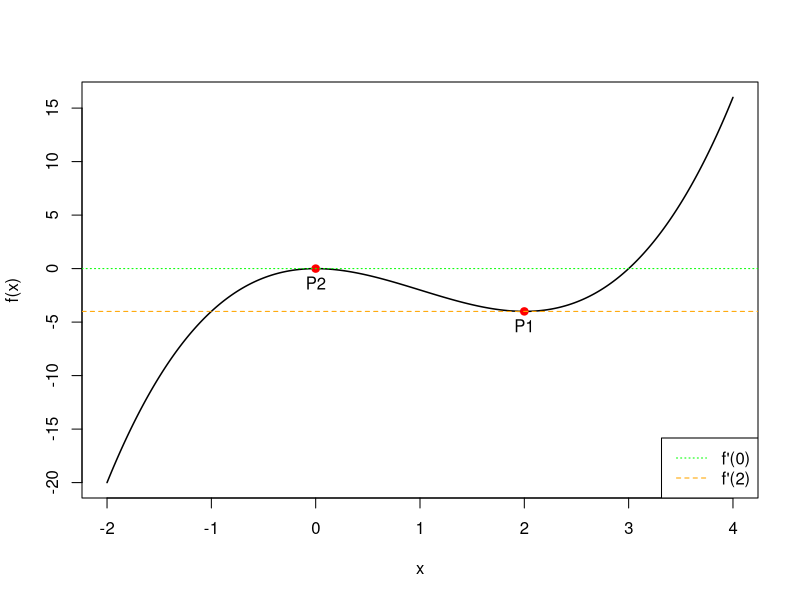
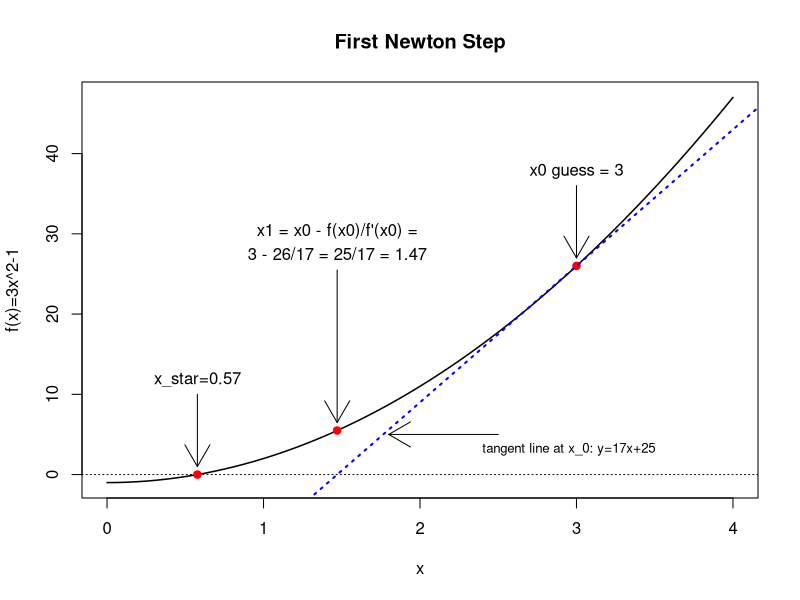
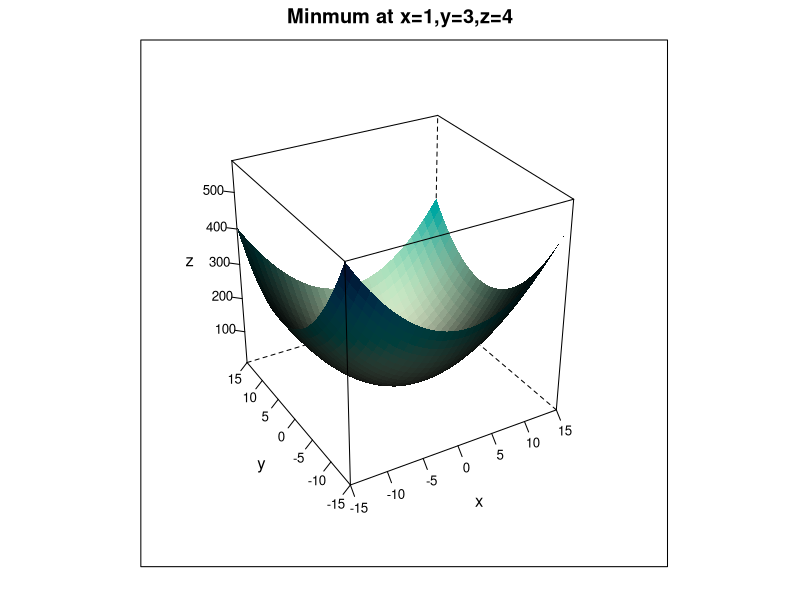
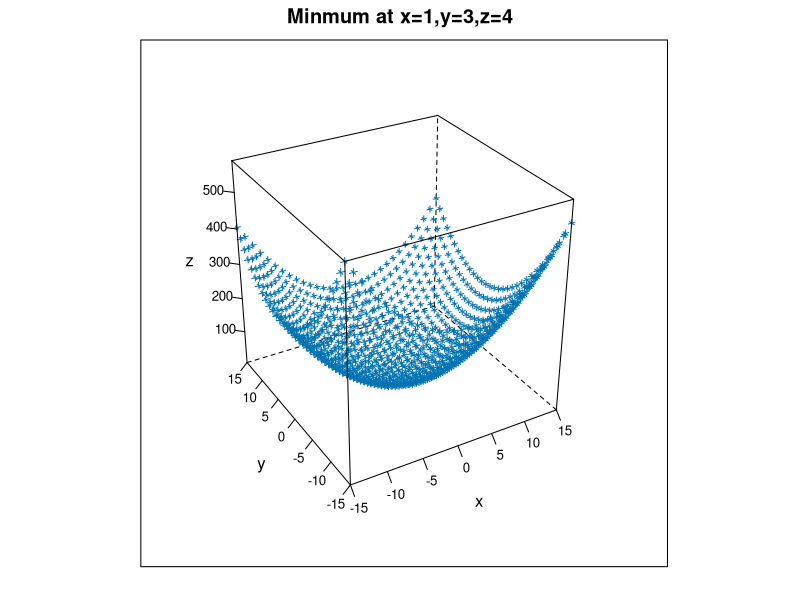
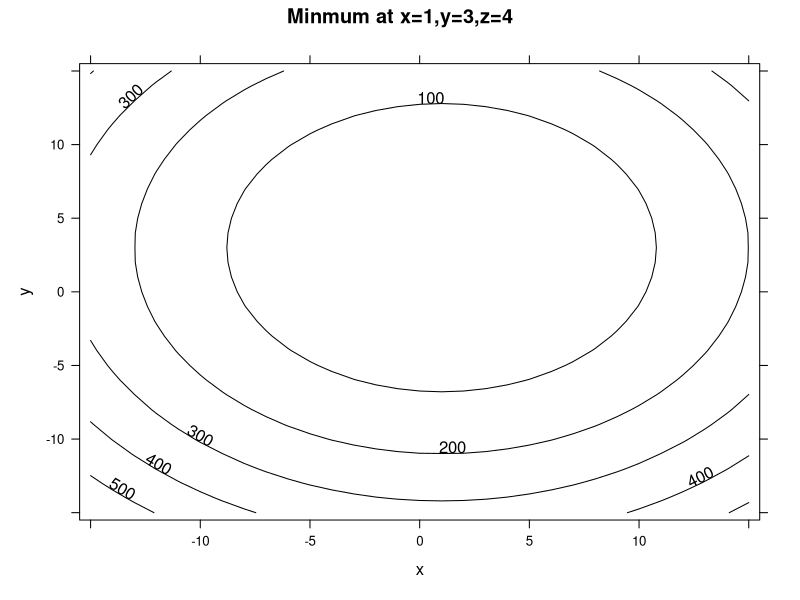
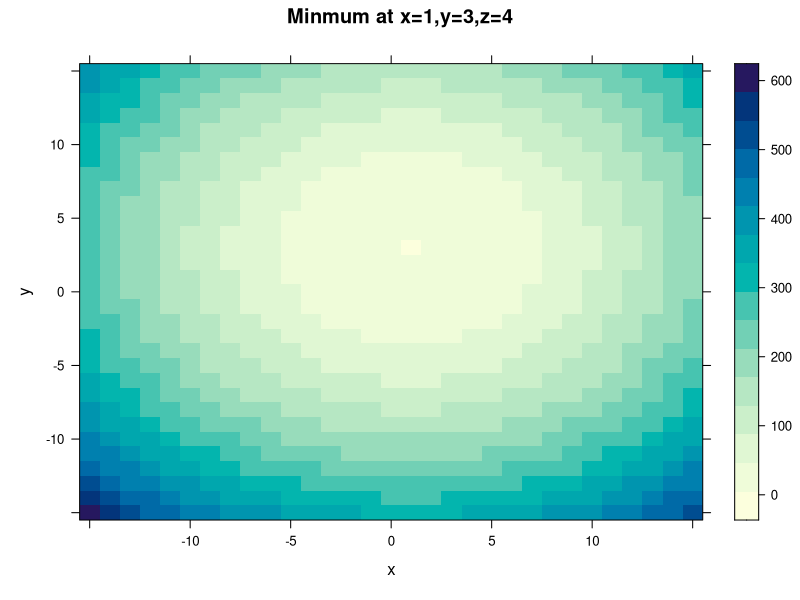
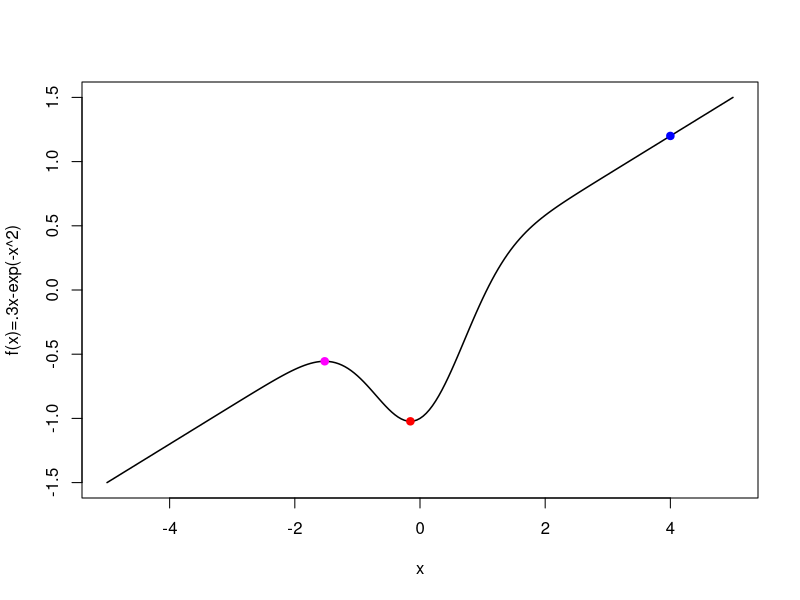
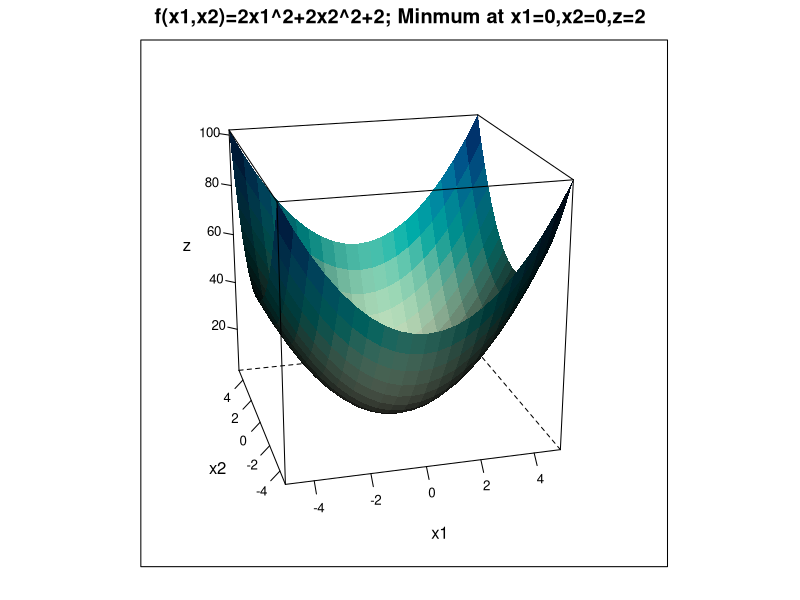

R code for these plots, in order:
### Gov 2001 Section 3 --- Numerical optimization and 3D plotting


#### Examples from Lecture Slides
### Analytical Example:
### find extrema of of f(x)=x^3-3x^2

# define function and first and second derivative
fkt    <- function(x){x^3-3*x^2}
fd.ftk <- function(x){3*x^2-6*x}
sd.ftk <- function(x){6*x-6}

# evaluate
fkt(0)
fd.ftk(0)
sd.ftk(0)

# plot function
#pdf("fig1.pdf")
ruler <- seq(-2, 4, by=.01)
plot(fkt(ruler) ~ ruler, type="l", lwd=1.5, xlab="x", ylab="f(x)")
points(0,fkt(0),col="red",pch=19)
text(0,fkt(0),labels="P2",pos=1)
points(2,fkt(2),col="red",pch=19)
text(2,fkt(2),labels="P1",pos=1)
abline(h=0,col="green",lty="dotted")
abline(h=-4,col="orange",lty="dashed")
legend("bottomright",c("f'(0)","f'(2)"),lty=c("dotted","dashed"),col=c("green","orange"))
#dev.off()


## Numerical example: Find root of f(x)=3x^2-1
## using Newton-Raphson optimization

# define function and first derivative
fkt    <- function(x){3*x^2-1}
fd.fkt <- function(x){6*x-1}

# illustration of fiurst NR step

# plot function
#pdf("fig3.pdf")
ruler <- seq(0, 4, by=.01)
plot(fkt(ruler) ~ ruler, type="l", lwd=1.5, xlab="x", ylab="f(x)=3x^2-1",main="First Newton Step")
abline(h=0,lty="dotted")
# solution point
xstar <-  0.5773503
points(xstar,fkt(xstar),col="red",pch=19)
arrows(xstar,10, xstar, 1, length = 0.25)
text(xstar,10,labels="x_star=0.57",pos=3)
# starting guess
x0 = 3
points(x0,fkt(x0),col="red",pch=19)
arrows(x0,fkt(x0)+10, x0, fkt(x0)+1, length = 0.25)
text(x0,fkt(x0)+10,labels="x0 guess = 3",pos=3)
abline(coef=c(-25,17),lty="dotted",col="blue",lwd=2)
arrows(2.5, 5,1.8,5, length = 0.25)
text(2.95,5,labels="tangent line at x_0: y=17x+25",pos=1,cex=.8)
# first approximation of the root
x1 = x0 - fkt(x0)/fd.fkt(x0)
points(x1,fkt(x1),col="red",pch=19)
arrows(x1,fkt(x1)+20, x1, fkt(x1)+1, length = 0.25)
text(x1,fkt(x1)+23,labels="x1 = x0 - f(x0)/f'(x0) =",pos=3)
text(x1,fkt(x1)+20,labels="3 - 26/17 = 25/17 = 1.47",pos=3)
#dev.off()

# Now as a function
newt.raph<- function(f, f.x, start.val, iter.max = 15, tol){
x.out<-c()
x.out[1]<- start.val                                 # enter starting value
x.out[2]<- start.val - f(start.val)/(f.x(start.val)) # this is the updating step for he first iteration
i<-1
while(abs(f(x.out[i+1]))>tol){ # iterate until within tolerance of zero
i<- i + 1
x.out[i + 1]<- x.out[i] -f(x.out[i])/(f.x(x.out[i])) # updating step for all other iterations
if(i==iter.max){break}
}
return(x.out)
}

########################################
## multivariable plotting

# define a function (two inputs)
fkt <- function(x,y){x^2+y^2-2*x-6*y+14}

#pdf("fig6.pdf")
ruler <- seq(-15, 15, by=1)
out <- expand.grid(x = ruler, y = ruler) # use expand grid to get 2 column matrix
                                         # with all x,y combinations (this is your grid)
out$z <- fkt(out$x, out$y)               # now evaluate f(x,y) for each x,y combination and
                                         # store the resulting z values as a 3rd col in the grid dataframe

# now plot using wireframe
library(lattice)
wireframe(z ~ x * y, data = out, shade = TRUE, scales=list(arrows=FALSE),screen = list(z = 30, x = -60),main="Minmum at x=1,y=3,z=4")

# alternative: cloud
cloud(z ~ x * y, data = out, shade = TRUE, scales=list(arrows=FALSE),screen = list(z = 30, x = -60),main="Minmum at x=1,y=3,z=4")

# 2d alternatives
contourplot(z ~ x * y, data = out, shade = TRUE, scales=list(arrows=FALSE),screen = list(z = 30, x = -60),main="Minmum at x=1,y=3,z=4")
levelplot(z ~ x * y, data = out, shade = TRUE, scales=list(arrows=FALSE),screen = list(z = 30, x = -60),main="Minmum at x=1,y=3,z=4")

# check ?lattice

###################################
### Numerical Optimization Routines

### Univariate Case

# first defines a function
fkt <- function(x){.3*x - exp(-x^2)}

# here is what it looks like
ruler <- seq(-5, 5, by=.05)
plot(fkt(ruler) ~ ruler, type="l", lwd=1.5, xlab="x", ylab="f(x)=.3x-exp(-x^2)")

# then feed it into the optimizatin routine, picking a starting value or a search interval
# here we search from -4 to 4 for a minimum
out <- optimize(f = fkt, interval = c(-4,4),maximum = FALSE)
out
# plot result
points(out$minimum,out$objective,col="red",pch=19)

# here we search from -4 to 4 for a maximum
out <- optimize(f = fkt, interval = c(-4,4),maximum = TRUE)
# plot result
points(out$maximum,out$objective,col="blue",pch=19)

# here we search from -4 to 1 for a maximum
out <- optimize(f = fkt, interval = c(-4,1),maximum = TRUE)
# plot result
points(out$maximum,out$objective,col="magenta",pch=19)

### Multivariate Case

# Example 1
# define vector valued function
fkt <- function(x){ # notcie x is vector here
 x1 <- x[1] # first element in the vector becomes first optimization parameter (x1)
 x2 <- x[2] # second element in the vector becomes second optimization parameter (x1)
 z <- 2*x1^2 + 2*x2^2+2
 return(z)
}

# plot
ruler <- seq(-5,5, by=.5)
dat <- expand.grid(x1 = ruler, x2 = ruler) # build the grid
z <- apply(dat,1,fkt)                      # add the z col by evaluating f() for all x,y combinations
dat <- data.frame(z=z,dat)                 # you can all fold this into one step (dat <- data.frame(z=apply(dat,1,fkt),dat))
wireframe(z ~ x1 * x2, data = dat, shade = TRUE, scales=list(arrows=FALSE),screen = list(z = 15, x = -70 ),main="f(x1,x2)=2x1^2+2x2^2+2; Minmum at x1=0,x2=0,z=2")

# define starting values
sval <- c(2,2) # first value refers to x1, second to x2
# run minimization
out <- optim(par = sval , fn = fkt , method="BFGS")

# check
?optim

# paramteres values at solution?
out$par

# value of objective function at solution?
out$value

# iterations?
out$counts

# convergence?
out$convergence

# Example 2: Multiple Modes
fkt <- function(x){
 x1 <- x[1]
 x2 <- x[2]
 #z  <- (x1-x2)/ (x1^2+x2^2)
 #z <- 2*x1^2*exp(-1/2*x1^2-x2^2)
 z <- exp(-((x1-2)^2+(x2-1)^2))
 return(z)
}

# plot
ruler <- seq(-2,5, by=.5)
dat <- expand.grid(x1 = ruler, x2 = ruler)
z <- apply(dat,1,fkt)
dat <- data.frame(z=z,dat)
wireframe(z ~ x1 * x2, data = dat, shade = TRUE,
scales=list(arrows=FALSE),screen = list(z = 15, x = -70 ),
main="f(x1,x2)=2x1^2*exp(-.5*x1^2-x2^2); Max at x1=+-1.4,x2=0,z=1.47")

# hit the right max
sval <- c(1,.5)
optim(par = sval , fn = fkt , method="BFGS",control=list(fnscale=-1))

# hit the left max
sval <- c(-1.5,2)
optim(par = sval , fn = fkt , method="BFGS",control=list(fnscale=-1))

# minimize the function?
sval <- c(-1.5,2)
optim(par = sval , fn = fkt , method="BFGS",control=list(fnscale=1))

# Example 3: Wild Function
## "wild" function , global minimum at about -15.81515
fkt <- function(x){10*sin(0.3*x)*sin(1.3*x^2) + 0.00001*x^4 + 0.2*x+80}
plot(fkt, -50, 50, n=1000, main = "optim() minimising 'wild function'")

# start at x = 50, use SANN
out <- optim(par = 50, fkt, method="SANN",
             control=list(maxit=20000, temp=20, parscale=20))
# function value
out$value
# plot solution
points(out$par, out$val, pch = 8, col = "red", cex = 2)

# start at x = 50, use BFGS
out <- optim(par = 50, fkt, method="BFGS",
             control=list(maxit=20000, temp=20, parscale=20))
# function value
out$value
# plot solution
points(out$par, out$val, pch = 8, col = "blue", cex = 2)
